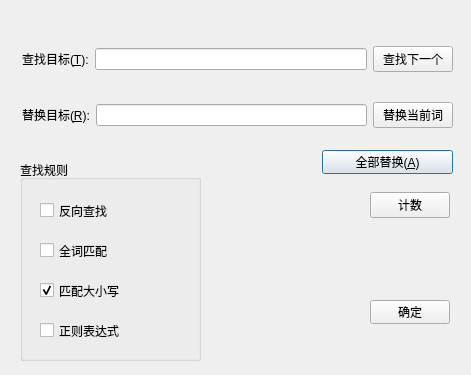
<?xml version="1.0" encoding="UTF-8"?>
<ui version="4.0">
 <class>SearchDialog</class>
 <widget class="QDialog" name="SearchDialog">
  <property name="geometry">
   <rect>
    <x>0</x>
    <y>0</y>
    <width>471</width>
    <height>375</height>
   </rect>
  </property>
  <property name="windowTitle">
   <string>Dialog</string>
  </property>
  <property name="sizeGripEnabled">
   <bool>false</bool>
  </property>
  <widget class="QPushButton" name="pushButtonReplaceAll">
   <property name="geometry">
    <rect>
     <x>322</x>
     <y>150</y>
     <width>131</width>
     <height>24</height>
    </rect>
   </property>
   <property name="sizePolicy">
    <sizepolicy hsizetype="Fixed" vsizetype="Fixed">
     <horstretch>0</horstretch>
     <verstretch>0</verstretch>
    </sizepolicy>
   </property>
   <property name="text">
    <string>全部替换(&amp;A)</string>
   </property>
  </widget>
  <widget class="QGroupBox" name="groupBox">
   <property name="geometry">
    <rect>
     <x>20</x>
     <y>160</y>
     <width>181</width>
     <height>201</height>
    </rect>
   </property>
   <property name="title">
    <string>查找规则</string>
   </property>
   <widget class="QCheckBox" name="checkBoxReverse">
    <property name="geometry">
     <rect>
      <x>20</x>
      <y>40</y>
      <width>121</width>
      <height>21</height>
     </rect>
    </property>
    <property name="text">
     <string>反向查找</string>
    </property>
   </widget>
   <widget class="QCheckBox" name="checkBoxWhole">
    <property name="geometry">
     <rect>
      <x>20</x>
      <y>80</y>
      <width>121</width>
      <height>21</height>
     </rect>
    </property>
    <property name="text">
     <string>全词匹配</string>
    </property>
    <property name="checked">
     <bool>false</bool>
    </property>
   </widget>
   <widget class="QCheckBox" name="checkBoxCase">
    <property name="geometry">
     <rect>
      <x>20</x>
      <y>120</y>
      <width>121</width>
      <height>21</height>
     </rect>
    </property>
    <property name="text">
     <string>匹配大小写</string>
    </property>
    <property name="checked">
     <bool>true</bool>
    </property>
   </widget>
   <widget class="QCheckBox" name="checkBoxReg">
    <property name="geometry">
     <rect>
      <x>20</x>
      <y>160</y>
      <width>121</width>
      <height>21</height>
     </rect>
    </property>
    <property name="text">
     <string>正则表达式</string>
    </property>
   </widget>
  </widget>
  <widget class="QPushButton" name="pushButtonSure">
   <property name="geometry">
    <rect>
     <x>370</x>
     <y>300</y>
     <width>80</width>
     <height>24</height>
    </rect>
   </property>
   <property name="sizePolicy">
    <sizepolicy hsizetype="Fixed" vsizetype="Fixed">
     <horstretch>0</horstretch>
     <verstretch>0</verstretch>
    </sizepolicy>
   </property>
   <property name="text">
    <string>确定</string>
   </property>
  </widget>
  <widget class="QWidget" name="">
   <property name="geometry">
    <rect>
     <x>310</x>
     <y>190</y>
     <width>140</width>
     <height>31</height>
    </rect>
   </property>
   <layout class="QHBoxLayout" name="horizontalLayout_3">
    <property name="spacing">
     <number>20</number>
    </property>
    <item>
     <widget class="QLabel" name="labelCount">
      <property name="sizePolicy">
       <sizepolicy hsizetype="Minimum" vsizetype="Preferred">
        <horstretch>0</horstretch>
        <verstretch>0</verstretch>
       </sizepolicy>
      </property>
      <property name="text">
       <string/>
      </property>
     </widget>
    </item>
    <item>
     <widget class="QPushButton" name="pushButtonCount">
      <property name="sizePolicy">
       <sizepolicy hsizetype="Fixed" vsizetype="Fixed">
        <horstretch>0</horstretch>
        <verstretch>0</verstretch>
       </sizepolicy>
      </property>
      <property name="text">
       <string>计数</string>
      </property>
     </widget>
    </item>
   </layout>
  </widget>
  <widget class="QWidget" name="">
   <property name="geometry">
    <rect>
     <x>22</x>
     <y>22</y>
     <width>431</width>
     <height>131</height>
    </rect>
   </property>
   <layout class="QVBoxLayout" name="verticalLayout">
    <item>
     <layout class="QHBoxLayout" name="horizontalLayout">
      <item>
       <widget class="QLabel" name="label">
        <property name="sizePolicy">
         <sizepolicy hsizetype="Preferred" vsizetype="Fixed">
          <horstretch>0</horstretch>
          <verstretch>0</verstretch>
         </sizepolicy>
        </property>
        <property name="text">
         <string>查找目标(&amp;T):</string>
        </property>
        <property name="buddy">
         <cstring>lineEditSearch</cstring>
        </property>
       </widget>
      </item>
      <item>
       <widget class="QLineEdit" name="lineEditSearch"/>
      </item>
      <item>
       <widget class="QPushButton" name="pushButtonNext">
        <property name="text">
         <string>查找下一个</string>
        </property>
       </widget>
      </item>
     </layout>
    </item>
    <item>
     <layout class="QHBoxLayout" name="horizontalLayout_2">
      <item>
       <widget class="QLabel" name="label_2">
        <property name="sizePolicy">
         <sizepolicy hsizetype="Preferred" vsizetype="Fixed">
          <horstretch>0</horstretch>
          <verstretch>0</verstretch>
         </sizepolicy>
        </property>
        <property name="text">
         <string>替换目标(&amp;R):</string>
        </property>
        <property name="buddy">
         <cstring>lineEditReplace</cstring>
        </property>
       </widget>
      </item>
      <item>
       <widget class="QLineEdit" name="lineEditReplace"/>
      </item>
      <item>
       <widget class="QPushButton" name="pushButtonReplace">
        <property name="text">
         <string>替换当前词</string>
        </property>
       </widget>
      </item>
     </layout>
    </item>
   </layout>
  </widget>
 </widget>
 <resources/>
 <connections/>
</ui>
